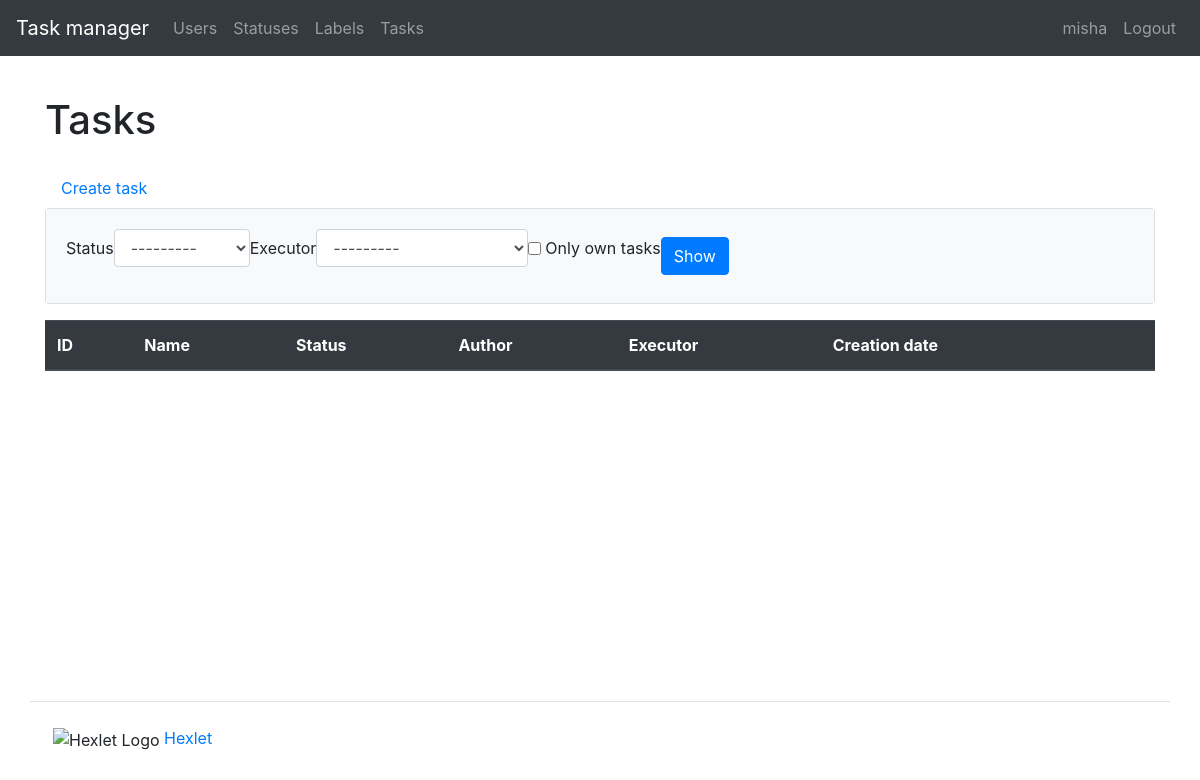
The app's page /tasks (signed in), older data.
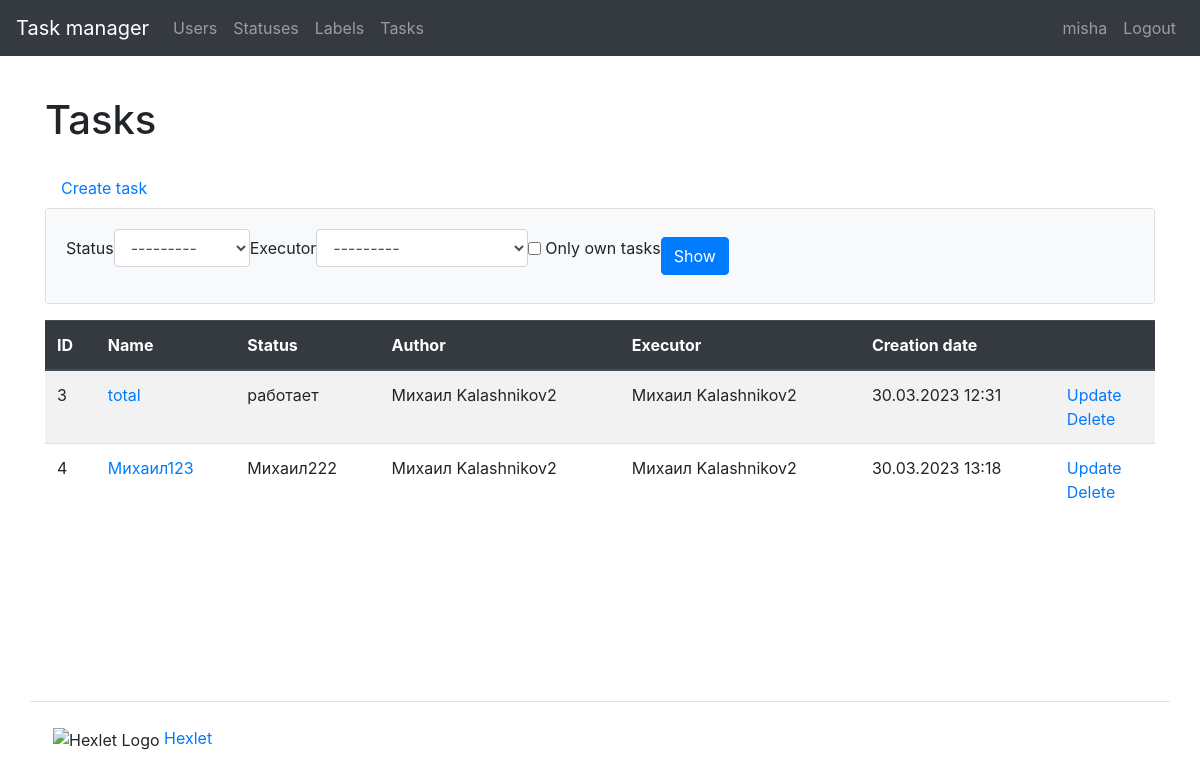
The same page, newer data.
### task_manager/users/models.py (models this page shows)
class User(AbstractUser):
    first_name = models.CharField(max_length=150)
    last_name = models.CharField(max_length=150)
    def __str__(self):
        return self.get_full_name()

### task_manager/tasks/models.py (models this page shows, shortened)
class Task(models.Model):
    name = models.CharField(max_length=150, unique=True,
                            verbose_name=_('Name'))
    description = models.TextField(max_length=10000,
                                   verbose_name=_('Description'))
    date_created = models.DateTimeField(auto_now_add=True,
                                        verbose_name=_('Creation date'))
    author = models.ForeignKey(User, on_delete=models.PROTECT,
                               related_name='author',
                               verbose_name=_('Author'))
    status = models.ForeignKey(Status, on_delete=models.PROTECT,
                               related_name='statuses',
                               verbose_name=_('Status'))
    executor = models.ForeignKey(User, on_delete=models.PROTECT,
                                 related_name='executor',
                                 verbose_name=_('Executor'))
    class Meta:
        verbose_name = _('Task')
        verbose_name_plural = _('Tasks')

### task_manager/statuses/models.py (models this page shows)
class Status(models.Model):
    name = models.CharField(max_length=150, unique=True,
                            verbose_name=_('Name'))
    date_created = models.DateTimeField(auto_now_add=True,
                                        verbose_name=_('Creation date'))
    def __str__(self):
        return self.name
    class Meta:
        verbose_name = _('Status')
        verbose_name_plural = _('Statuses')

### task_manager/tasks/views.py (the view)
# urls.py: path('', TasksView.as_view(), name='tasks'),
class TasksView(AuthCheckMixin, FilterView):
    template_name = 'tasks/list.html'
    model = Task
    filterset_class = TaskFilter
    context_object_name = 'tasks'
    extra_context = {'title': _('Tasks'), 'button_text': _('Show'), }

### task_manager/mixins.py (called while the page is built)
    def dispatch(self, request, *args, **kwargs):
        if not request.user.is_authenticated:
            messages.error(request, self.auth_message)
            return redirect(reverse_lazy('login'))
        return super().dispatch(request, *args, **kwargs)

### task_manager/templates/tasks/list.html (shortened to what this page needs)
{% extends "base.html" %}
{% load bootstrap4 %}
{% load i18n %}
{% block content %}
    <h1 class="my-4">{{ title }}</h1>
    <a class="nav-link" href="{% url 'task_create' %}">{% trans 'Create task' %}</a>
    <div class="card mb-3">
        <div class="card-body bg-light">
            <form class="form-inline center" method="get">
              {% bootstrap_form filter.form field_class="ml-2 mr-3" %}
              {% bootstrap_button button_text button_type="submit" button_class="btn btn-primary" %}
            </form>
        </div>
    </div>
    <table class="table table-striped">
        <thead class="thead-dark">
            <tr>
                <th>ID</th>
                <th>{% trans 'Name' %}</th>
                <th>{% trans 'Status' %}</th>
                <th>{% trans 'Author' %}</th>
                <th>{% trans 'Executor' %}</th>
                <th>{% trans 'Creation date' %}</th>
                <th></th>
            </tr>
        </thead>
        <tbody>
            {% if tasks %}
                {% for task in tasks %}
                    <tr>
                        <td>{{ task.id }}</td>
                        <td><a href="{% url 'task_show' task.id %}">{{ task.name }}</a></td>
                        <td>{{ task.status }}</td>
                        <td>{{ task.author }}</td>
                        <td>{{ task.executor }}</td>
                        <td>{{ task.date_created|date:"d.m.Y H:i" }}</td>
                        <td>
                            <a href="{% url 'task_update' task.id %}">{% trans 'Update' %}</a>
                            <br>
                            <a href="{% url 'task_delete' task.id %}">{% trans 'Delete' %}</a>
                        </td>
                    </tr>
                {% endfor %}
            {% endif %}
        </tbody>
    </table>
{% endblock content %}

### task_manager/templates/base.html (shortened to what this page needs)
{% load i18n %}
{% get_current_language as LANGUAGE_CODE %}
{% load bootstrap4 %}
<!DOCTYPE html>
<html lang="{{ LANGUAGE_CODE }}">
<head>
</head>
<body class="d-flex flex-column min-vh-100">
<header>
    <nav class="navbar navbar-expand-md navbar-dark bg-dark mb-3">
    <a class="navbar-brand" href="{% url 'home' %}">{% trans "Task manager" %}</a>
    <div class="collapse navbar-collapse" id="navbarToggleExternalContent">
        <ul class="navbar-nav mr-auto">
            <li class="nav-item">
                <a class="nav-link" href="{% url 'users' %}">{% trans "Users" %}</a>
            </li>
            {% if user.is_authenticated %}
                <li class="nav-item">
                    <a class="nav-link" href="{% url 'statuses' %}">{% trans "Statuses" %}</a>
                </li>
                <li class="nav-item">
                    <a class="nav-link" href="{% url 'labels' %}">{% trans "Labels" %}</a>
                </li>
                <li class="nav-item">
                    <a class="nav-link" href="{% url 'tasks' %}">{% trans "Tasks" %}</a>
                </li>
            {% endif %}
        </ul>
        <ul class="navbar-nav">
            {% if user.is_authenticated %}
                <li class="nav-item">
                    <a class="nav-link" href="{% url 'user_update' user.id %}">{{ user.username }}</a>
                </li>
                <li class="nav-item">
                    <a class="nav-link" href="{% url 'logout' %}">{% translate "Logout" %}</a>
                </li>
            {% endif %}
        </ul>
    </div>
    </nav>
</header>
<main class="container wrapper flex-grow-1">
    {% block content %}{% endblock %}
</main>
<footer>
    <div class="container flex-column my-5 pt-4 border-top">
        <img class='ml-2'
             src="https://cdn2.hexlet.io/assets/favicon-9213ff1fc34b4e2da96c3b3eb582b3d10180b250e993141d7928d6aa1f5647c1.ico"
             alt="Hexlet Logo" height="16px">
        <a target="_blank" href="https://ru.hexlet.io">Hexlet</a>
    </div>
</footer>
{% bootstrap_css %}
</body>
</html>

Row changes from the older to the newer data that the page shows:
added Task: id "3", name "total", status "работает", author "Михаил Kalashnikov2", executor "Михаил Kalashnikov2", date_created "30.03.2023 12:31"
added Task: id "4", name "Михаил123", status "Михаил222", author "Михаил Kalashnikov2", executor "Михаил Kalashnikov2", date_created "30.03.2023 13:18"
